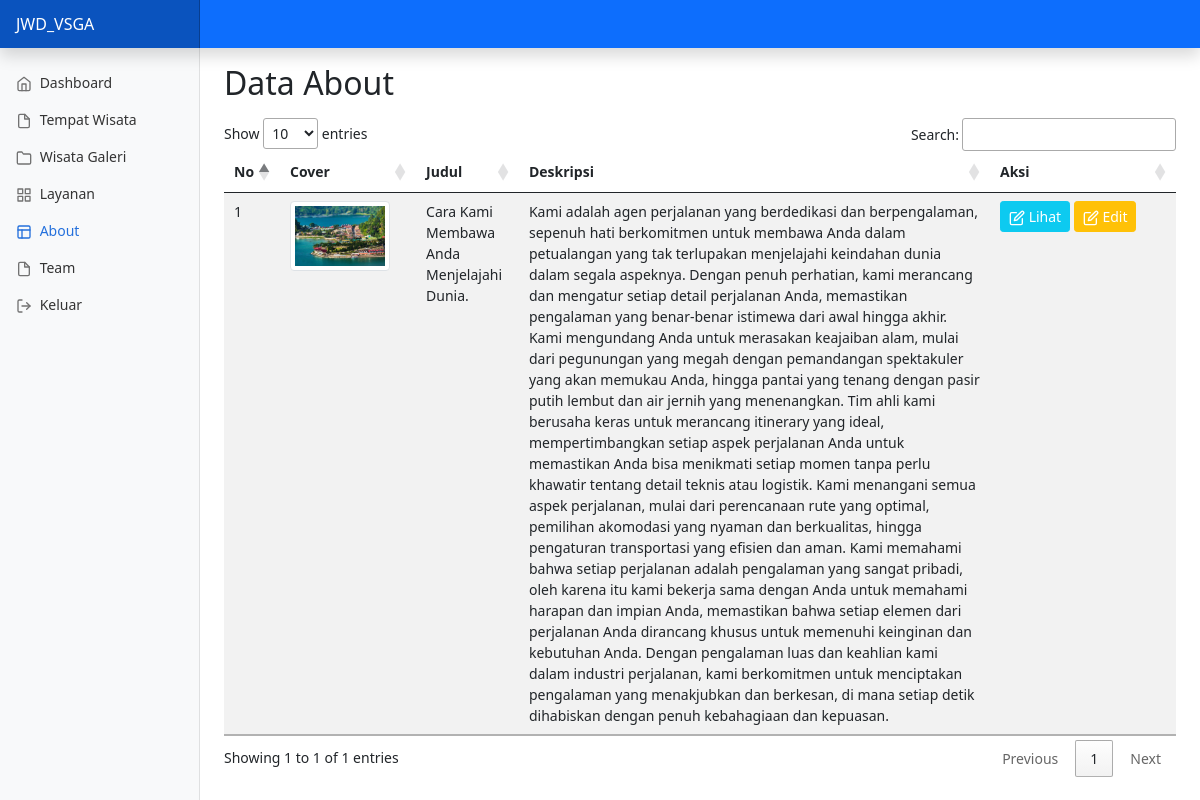
The app's page /admin.php?data-about (signed in) with its own data.
### tables this page shows
CREATE TABLE `about` (
  `idabout` int(11) NOT NULL,
  `about_name` varchar(255) NOT NULL,
  `about_description` text NOT NULL,
  `cover` varchar(255) NOT NULL
);

### admin/about.php (the view, shortened to what this page needs)
<h2 class="mt-3">Data About</h2>
<div class="table-responsive mt-3">
    <table class="table table-striped table-sm">
        <thead>
            <tr>
                <th scope="col" width="5">No</th>
                <th scope="col" width="100">Cover</th>
                <th scope="col">Judul</th>
                <th scope="col">Deskripsi</th>
                <th scope="col" width="150">Aksi</th>
            </tr>
        </thead>
        <tbody>
            <?php
            $n=1;
            $query = mysqli_query($con,"SELECT * FROM about ORDER BY idabout DESC")or die(mysqli_error($con));
            while($row = mysqli_fetch_array($query)):
            ?>
            <tr>
                <td><?= $n++; ?></td>
                <td>
                    <img src="uploads/wisata/about/<?= $row['cover']; ?>" alt="Cover" class="img-thumbnail rounded"
                        width="100">
                </td>
                <td><?= $row['about_name']; ?></td>
                <td><?= $row['about_description']; ?></td>
                <td>
                <button class="btn btn-sm btn-info text-white" onclick="lihatData(<?= $row['idabout'] ?>)">
                        <i data-feather="edit"></i>
                        Lihat
                    </button>
                    <button class="btn btn-sm btn-warning text-white" onclick="editData(<?= $row['idabout'] ?>)">
                        <i data-feather="edit"></i>
                        Edit
                    </button>
                </td>
            </tr>
            <?php
            endwhile;
            ?>
        </tbody>
    </table>
</div>

### assets/css/dashboard.css (style rules this page uses)
body { font-size: .875rem; }
.feather { width: 16px; height: 16px; vertical-align: text-bottom; }

### records on screen
about: cover (picture), about_name "Cara Kami Membawa Anda Menjelajahi Dunia.", about_description "Kami adalah agen perjalanan yang berdedikasi dan berpengalaman, sepenuh hati berkomitmen untuk membawa Anda dalam petualangan yang tak terlupakan menjelajahi keindahan dunia dalam segala aspeknya. Dengan penuh perhatian, kami merancang dan mengatur setiap detail perjalanan Anda, memastikan pengalaman yang benar-benar istimewa dari awal hingga akhir. Kami mengundang Anda untuk merasakan keajaiban alam, mulai dari pegunungan yang megah dengan pemandangan spektakuler yang akan memukau Anda, hingga pantai yang tenang dengan pasir putih lembut dan air jernih yang menenangkan. Tim ahli kami berusaha keras untuk merancang itinerary yang ideal, mempertimbangkan setiap aspek perjalanan Anda untuk…"
